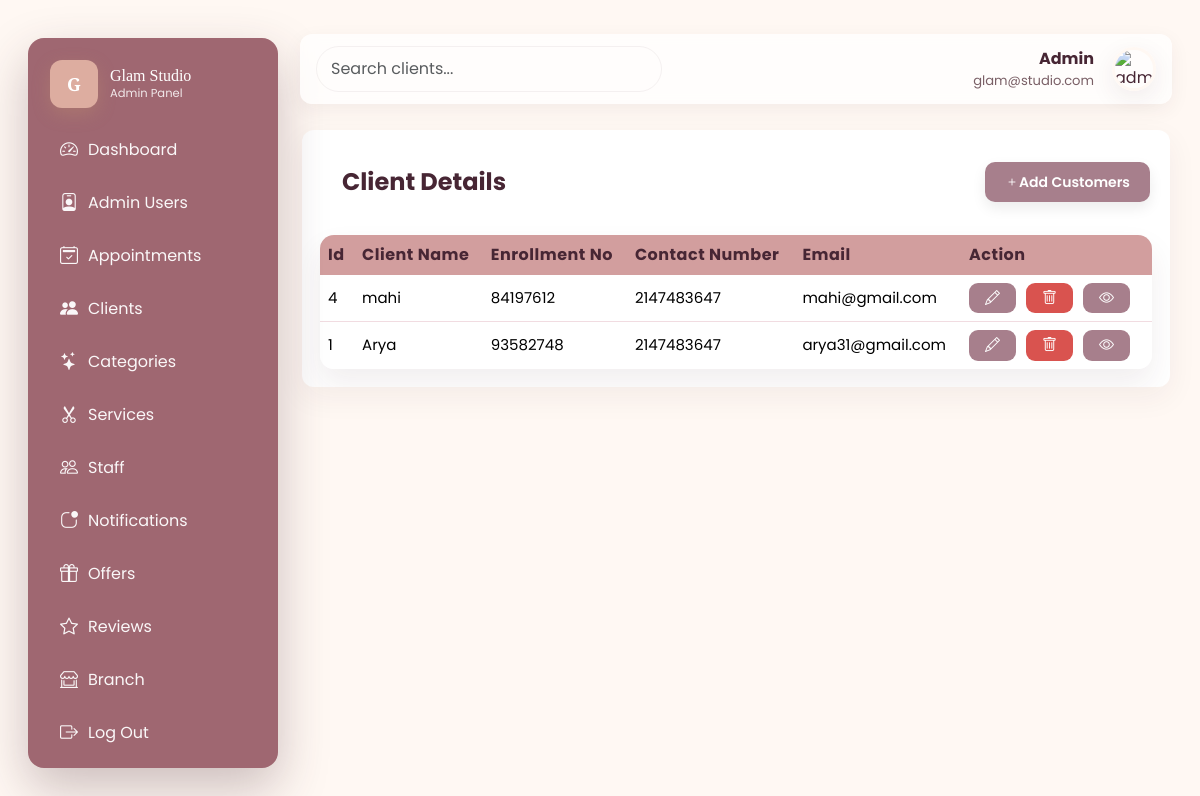
/admin/customer.php (signed in), run on the app's committed database.
### tables this page shows
CREATE TABLE `tbl_customer` (
  `customer_id` int(11) NOT NULL,
  `enrollment_no` bigint(20) NOT NULL,
  `c_name` varchar(100) NOT NULL,
  `phone` int(11) NOT NULL,
  `email` varchar(100) NOT NULL
);

### admin/customer.php (the view, shortened to what this page needs)
<?php
include ('./conn.php');
if (isset($_GET['search']) && $_GET['search'] != "") {
    $search = mysqli_real_escape_string($conn, $_GET['search']);
    $sql = "
        SELECT customer_id, c_name, enrollment_no, phone, email
        FROM tbl_customer
        WHERE
            c_name LIKE '%$search%' OR
            phone LIKE '%$search%' OR
            email LIKE '%$search%' OR
            enrollment_no LIKE '%$search%'
        ORDER BY customer_id DESC
    ";
} else {
    $sql = "
        SELECT customer_id, c_name, enrollment_no, phone, email
        FROM tbl_customer
        ORDER BY customer_id DESC
    ";
}
$result = $conn->query($sql);
?>
<!DOCTYPE html>
<html lang="en">
<head>
  <link href="https://cdn.jsdelivr.net/npm/bootstrap@5.3.2/dist/css/bootstrap.min.css" rel="stylesheet">
  <link href="https://cdn.jsdelivr.net/npm/bootstrap-icons@1.11.3/font/bootstrap-icons.css" rel="stylesheet">
  <link rel="stylesheet" href="admin.css" >
</head>
<body>
<?php include('./includes/header.php'); ?>
    <main class="main">
      <section class="table-wrap">
        <div style="padding:18px 20px;display:flex;justify-content:space-between;align-items:center">
          <div>
            <h4 style="margin:20px;color:var(--plum);font-weight:700">Client Details</h4>
          </div>
          <div>
            <a href="customer_in.php">
            <button class="btn btn-sm" style="background:var(--mauve);color:#fff;border:0;border-radius:10px;height: 40px;"><i class="bi-plus"></i>Add Customers</button>
            </a>
          </div>
        </div>
        <div style="padding:0 18px 18px 18px;">
          <div class="table-scroll">
            <table class="table mb-0">
  <thead>
    <tr>
      <th>Id</th>
      <th>Client Name</th>
      <th> Enrollment No</th>
      <th>Contact Number</th>
      <th>Email</th>
      <th>Action</th>
    </tr>
  </thead>
  <tbody>
    <?php
    if(mysqli_num_rows($result) > 0) {
        while($row = mysqli_fetch_assoc($result)) {
    ?>
        <tr>
            <td data-label="Id">
                <?php echo $row['customer_id']; ?>
            </td>
            <td data-label="Client Name">
                <?php echo $row['c_name']; ?>
            </td>
            <td data-label=" Enrollment No">
                <?php echo $row['enrollment_no']; ?>
            </td>
            <td data-label="Contact Number">
                <?php echo $row['phone']; ?>
            </td>
            <td data-label="Email">
                <?php echo $row['email']; ?>
            </td>
          <td>
            <a class="update-btn" href="customer_up.php?customer_id=<?php echo $row['customer_id']; ?>"><i class="bi-pencil"></i></a>
            <a class="delete-btn" href="customer_de.php?customer_id=<?php echo $row['customer_id']; ?>" onclick="return confirm('Are you sure you want to delete this record?');"><i class="bi-trash"></i></a>
            <a class="update-btn" href="cs.php?customer_id=<?php echo $row['customer_id']; ?>"><i class="bi-eye"></i></a>
          </td>
        </tr>
    <?php
        }
    } else {
        echo '<tr><td colspan="10" style="text-align:center">No Appointments found</td></tr>';
    }
    ?>
  </tbody>
            </table>
          </div>
        </div>
      </section>
    </main>
  </div>
</body>
</html>

### admin/admin.css (style rules this page uses)
:root { --blush: #F6D0D6; --rose-gold: #CFA46A; --ivory: #FFF8F3; --mauve: #a77f8c; --plum: #472634; --glass-alpha: rgba(255,255,255,0.55); --accent-gradient: none; --card-radius: 14px; }
* { box-sizing:border-box }
* { box-sizing: border-box; }
body { margin: 0; padding: 0; background: #FFF8F3; font-family: 'Poppins', system-ui, -apple-system, "Segoe UI", Roboto, "Helvetica Neue", Arial; }
.main { width:100%; padding: 6px 2px; }
.table-wrap { margin-top:20px; border-radius:12px; overflow:hidden; box-shadow:0 10px 30px rgba(71,38,52,0.06); background: white; }
.table thead th { background:#D29E9E;color:var(--plum);border:0 }
.table tbody tr td { vertical-align:middle }
:root { --blush: #F6D0D6; --rose-gold: #CFA46A; --ivory: #FFF8F3; --mauve: #a77f8c; --plum: #472634; }
body { background: #FFF8F3; margin: 0; padding: 40px; font-family: 'Poppins', sans-serif; color: var(--plum); }
.btn { background: var(--mauve); color: white; padding: 10px 20px; border-radius: 8px; font-weight: 600; text-decoration: none; box-shadow: 0 6px 14px rgba(0,0,0,0.08); transition: 0.3s ease; }
table { width: 100%; border-collapse: collapse; background: white; border-radius: 10px; overflow: hidden; box-shadow: 0 10px 25px rgba(71, 38, 52, 0.08); }
table th { background: var(--blush); color: var(--plum); box-shadow: inset 0 -3px 0 rgba(207,164,106,0.25); padding: 14px; font-size: 15px; text-align: left; }
table { width: 100%; border-collapse: separate; border-spacing: 0; background: white; border-radius: 14px; overflow: hidden; box-shadow: 0 15px 30px rgba(71, 38, 52, 0.08); }
table th { background: var(--blush); color: var(--plum); padding: 18px 14px; font-size: 16px; text-align: left; letter-spacing: 0.5px; }
table td { padding: 18px 14px; border-bottom: 1px solid #f1dce1; font-size: 15px; vertical-align: middle; }
table tr:last-child td { border-bottom: 0; }

### admin/customer.php (style rules this page uses)
td { vertical-align: middle; }
td a.update-btn, td a.delete-btn { display: inline-block; margin-right: 6px; }
td:last-child { white-space: nowrap; }
.update-btn { background: var(--mauve); color: white; padding: 4px 16px; text-decoration: none !important; display: inline-block; margin-right: 8px; border-radius: 9px; }
.delete-btn { background: #d9534f; color: white; padding: 4px 16px; text-decoration: none !important; display: inline-block; border-radius: 9px; }

### admin/includes/header.php (style rules this page uses)
:root { --blush: #F6D0D6; --rose-gold: #CFA46A; --ivory: #FFF8F3; --mauve: #a77f8c; --plum: #472634; --glass-alpha: rgba(255,255,255,0.55); --accent-gradient: none; --card-radius: 14px; }
* { box-sizing:border-box }
* { box-sizing: border-box; }
body { margin: 0; padding: 0; background: #FFF8F3; font-family: 'Poppins', system-ui, -apple-system, "Segoe UI", Roboto, "Helvetica Neue", Arial; }
:root { --blush: #F6D0D6; --rose-gold: #CFA46A; --ivory: #FFF8F3; --mauve: #a77f8c; --plum: #472634; }
body { background: #FFF8F3; margin: 0; padding: 40px; font-family: 'Poppins', sans-serif; color: var(--plum); }
.btn { background: var(--mauve); color: white; padding: 10px 20px; border-radius: 8px; font-weight: 600; text-decoration: none; box-shadow: 0 6px 14px rgba(0,0,0,0.08); transition: 0.3s ease; }

### data on the page
tbl_customer: customer_id "4", c_name "mahi", enrollment_no "84197612", phone "2147483647", email "mahi@gmail.com"
tbl_customer: customer_id "1", c_name "Arya", enrollment_no "93582748", phone "2147483647", email "arya31@gmail.com"
